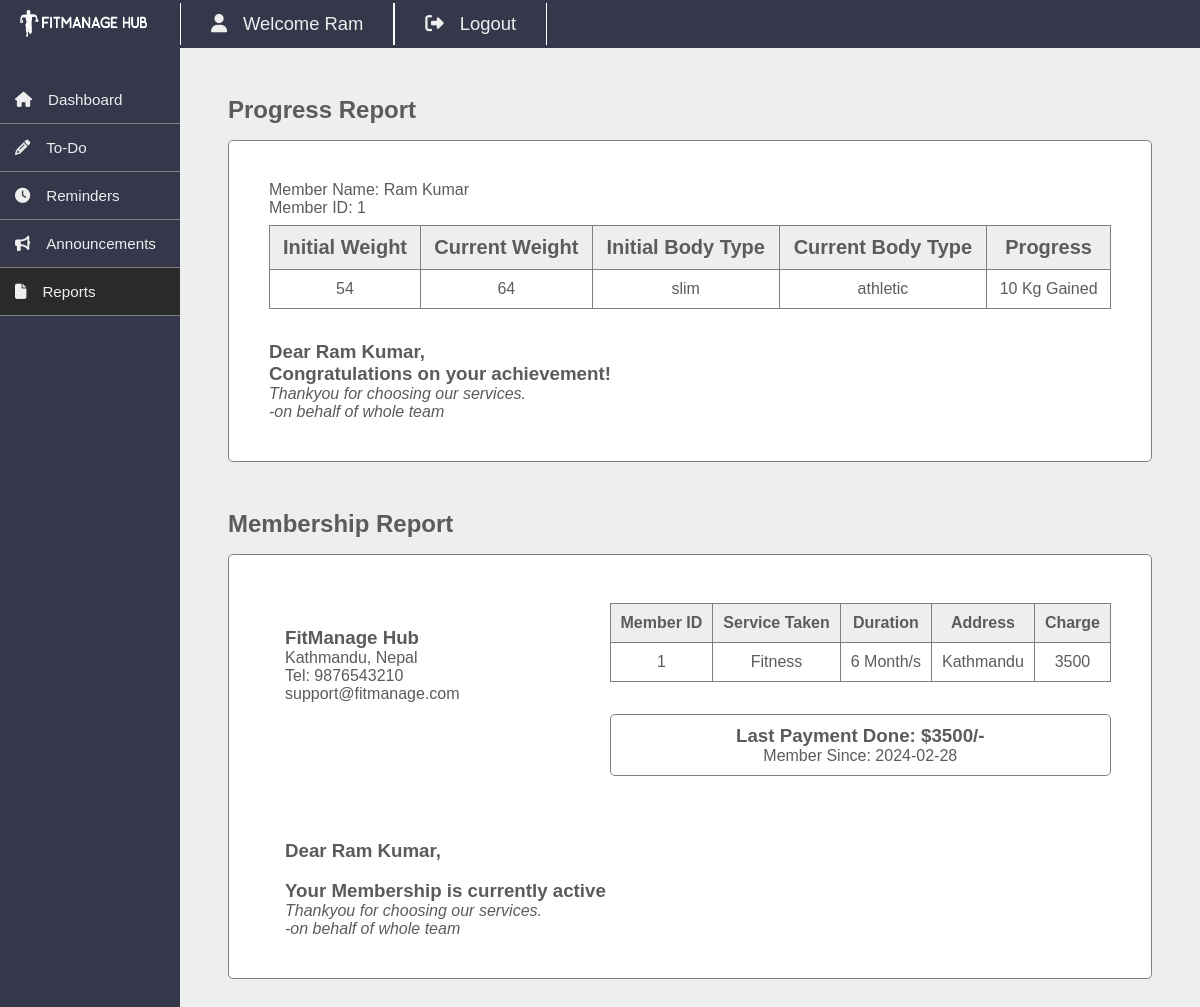
The app's page /customer/reports.php (signed in) with its own data.
### tables this page shows
CREATE TABLE `members` (
  `id` int(11) NOT NULL,
  `fullname` varchar(20) NOT NULL,
  `username` varchar(20) NOT NULL,
  `password` varchar(100) NOT NULL,
  `gender` varchar(20) NOT NULL,
  `dor` date NOT NULL,
  `services_id` int(11) NOT NULL,
  `plan` varchar(100) NOT NULL,
  `address` varchar(20) NOT NULL,
  `contact` varchar(10) NOT NULL,
  `status` varchar(20) NOT NULL DEFAULT 'Active',
  `reminder` int(11) NOT NULL DEFAULT 0,
  `pay_date` date NOT NULL,
  `plan_link` varchar(255) NOT NULL
);

CREATE TABLE `progress` (
  `id` int(11) NOT NULL,
  `ini_weight` int(11) DEFAULT NULL,
  `curr_weight` int(11) DEFAULT NULL,
  `ini_bodytype` varchar(100) DEFAULT NULL,
  `curr_bodytype` varchar(100) DEFAULT NULL,
  `member_id` int(11) DEFAULT NULL
);

CREATE TABLE `services` (
  `id` int(11) NOT NULL,
  `service_name` varchar(100) NOT NULL,
  `cost` int(11) NOT NULL
);

### customer/reports.php (the view, shortened to what this page needs)
<?php
include '../dbcon.php';
$id=$_SESSION['uid'];
$sql="SELECT members.*, services.service_name,services.cost, progress.ini_weight, progress.curr_weight,progress.ini_bodytype, progress.curr_bodytype
    FROM members
    LEFT JOIN services ON members.services_id=services.id
    LEFT JOIN progress ON members.id=progress.member_id
    WHERE members.id=$id";
$result=mysqli_query($conn,$sql);
while($row=mysqli_fetch_assoc($result)){
    $ini_weight=$row['ini_weight'];
    $curr_weight=$row['curr_weight'];
    if($ini_weight<$curr_weight){
        $diff=$curr_weight-$ini_weight;
        $progress=$diff." Kg Gained";
    }else{
        $diff=$ini_weight-$curr_weight;
        $progress=$diff." Kg Lost";
    }
    ?>
<!DOCTYPE html>
<html lang="en">
    <head>
        <link rel="stylesheet" href="./css/boilerplate.css">
        <link rel="stylesheet" href="css/reports.css">
    </head>
    <body>
   <?php include 'includes/boilerplate.php';?>
<div class="content">
    <h2>Progress Report</h2>
    <div class="progress">
        <p>Member Name: <?=$row['fullname']?></p>
        <p>Member ID: <?=$id?></p>
        <table class="progress-table">
            <thead>
                <tr>
                    <th>Initial Weight</th>
                    <th>Current Weight</th>
                    <th>Initial Body Type</th>
                    <th>Current Body Type</th>
                    <th>Progress</th>
                </tr>
            </thead>
            <tbody>
                <tr>
                    <td><?=$ini_weight?></td>
                    <td><?=$curr_weight?></td>
                    <td><?=$row['ini_bodytype']?></td>
                    <td><?=$row['curr_bodytype']?></td>
                    <td><?=$progress?></td>
                </tr>
            </tbody>
        </table>
        <div class="message-container">
            <h3>Dear <?=$row['fullname']?>,</h3>
            <h3>Congratulations on your achievement!</h3>
            <p><em>Thankyou for choosing our services.<br>  -on behalf of whole team</em></p>
        </div>
    </div>
    <h2>Membership Report</h2>
    <div class="membership">
        <div class="gym-info">
            <h3>FitManage Hub</h3>
            <p>Kathmandu, Nepal <br>Tel: 9876543210 <br>support@fitmanage.com</p>
        </div>
        <div class="details">
            <div class="top">
                <table>
                    <thead>
                        <tr>
                            <th>Member ID</th>
                            <th>Service Taken</th>
                            <th>Duration</th>
                            <th>Address</th>
                            <th>Charge</th>
                        </tr>
                    </thead>
                    <tbody>
                        <tr>
                            <td><?=$id?></td>
                            <td><?=$row['service_name']?></td>
                            <td><?=$row['plan']?> Month/s</td>
                            <td><?=$row['address']?></td>
                            <td><?=$row['cost']?></td>
                        </tr>
                    </tbody>
                </table>
            </div>
            <div class="bottom">
                <h3>Last Payment Done: $<?=$row['cost']?>/-</h3>
                <p>Member Since: <?=$row['dor']?></p>
            </div>
        </div>
        <div class="membership-message">
            <h3>Dear <?=$row['fullname']?>,</h3><br>
            <h3>Your Membership is currently <?=$row['status']?></h3>
            <p><em>Thankyou for choosing our services.<br>  -on behalf of whole team</em></p>
        </div>
    </div>
</div>
<?php } ?>
<?php include 'includes/footer.php'?>

### customer/includes/boilerplate.php
<div class="container">
<div class="sidebar">
        <div class="logo"><img src="../images/logo.png" alt=""></div>
        <div class="options">
            <ul>
                <li><a href="dashboard.php" class="pages"><span class="icon"><i class="fa-solid fa-house"></i></span>Dashboard</a></li>
                <li><a href="todo.php" class="pages"><span class="icon"><i class="fa-solid fa-pencil"></i></span>To-Do</a></li>
                <li><a href="reminder.php" class="pages"><span class="icon"><i class="fa-solid fa-clock"></i></span>Reminders</a></li>
                <li><a href="announcement.php" class="pages"><span class="icon"><i class="fa-solid fa-bullhorn"></i></span>Announcements</a></li>
                <li><a href="reports.php" class="pages"><span class="icon"><i class="fa-solid fa-file"></i></span>Reports</a></li>
            </ul>
        </div>
    </div>
    <div class="section">
        <div class="header">
            <ul>
                <li class="dropdown"><a href="#"><span class="icon"><i class="fa-solid fa-user"></i></span>Welcome <?=$_SESSION['user']?></a></li>
                <li><a href="logout.php"><span class="icon"><i class="fa-solid fa-right-from-bracket"></i></span>Logout</a></li>
            </ul>
        </div>

### customer/css/boilerplate.css (style rules this page uses)
* { margin: 0; padding: 0; font-family: "Poppins", sans-serif; }
body { background-color: #eeeeee; }
.container { width: 100%; min-height: 100vh; display: flex; }
.logo { padding: 10px; }
.sidebar { width: 15%; background-color: #35374B; height: 100%; position: fixed; }
.sidebar img { width: 80%; margin-left: 10px; }
.options { margin-top: 1rem; }
.options ul li a { color: #eeeeee; text-decoration: none; display: flex; align-items: center; font-size: 0.95rem; padding: 15px; border-bottom: 1px solid grey; }
.icon { margin-right: 1rem; }
.section { width:85%; margin-left: 15%; }
.header { width: 100%; height: 3rem; background-color: #35374B; display: flex; align-items: center; }
.header ul { display: flex; list-style: none; }
.header ul li a { display: flex; align-items: center; text-decoration: none; font-size: 1.15em; text-transform: capitalize; color: #eeeeee; padding: 10px 30px; border-right: 1px solid white; border-left: 1px solid white; }
.header ul li { position: relative; }
.content { padding: 3rem; color: rgb(91, 91, 91); }
.pages[aria-current="page"] { background-color: rgb(42, 42, 42); }

### customer/css/reports.css (style rules this page uses)
.progress { margin-top: 1rem; border: 1px solid grey; padding: 40px; border-radius: 5px; margin-bottom: 3rem; background-color: white; }
table,th,td { border: 1px solid grey; padding: 10px; color: rgb(92,92,92); }
table { border-collapse: collapse; width: 100%; text-align: center; margin-top: 0.5rem; }
table th { font-size: 1.25rem; background-color: #eeeeee; }
p { font-size: 1rem; }
.message-container { margin-top: 2rem; }
.membership { background-color: white; border: 1px solid grey; border-radius: 5px; margin-top: 1rem; padding: 40px; display: flex; justify-content: space-between; flex-wrap: wrap; }
.details table th { font-size: 1rem; }
.details table,th,td { padding: 10px; }
.bottom { display: flex; flex-direction: column; align-items: center; margin-top: 2rem; border: 1px solid grey; border-radius: 5px; padding-top: 10px; padding-bottom: 10px; }
.gym-info { margin-top: 2rem; margin-left: 1rem; }
.membership-message { margin-left: 1rem; margin-top: 4rem; }

### records on screen
members: fullname "Ram Kumar", progress.ini_weight "54", progress.curr_weight "64", progress.ini_bodytype "slim", progress.curr_bodytype "athletic", progress.curr_weight+ini_weight "10 Kg Gained", services.service_name "Fitness", plan "6", address "Kathmandu", services.cost "3500", dor "2024-02-28", status "active"
